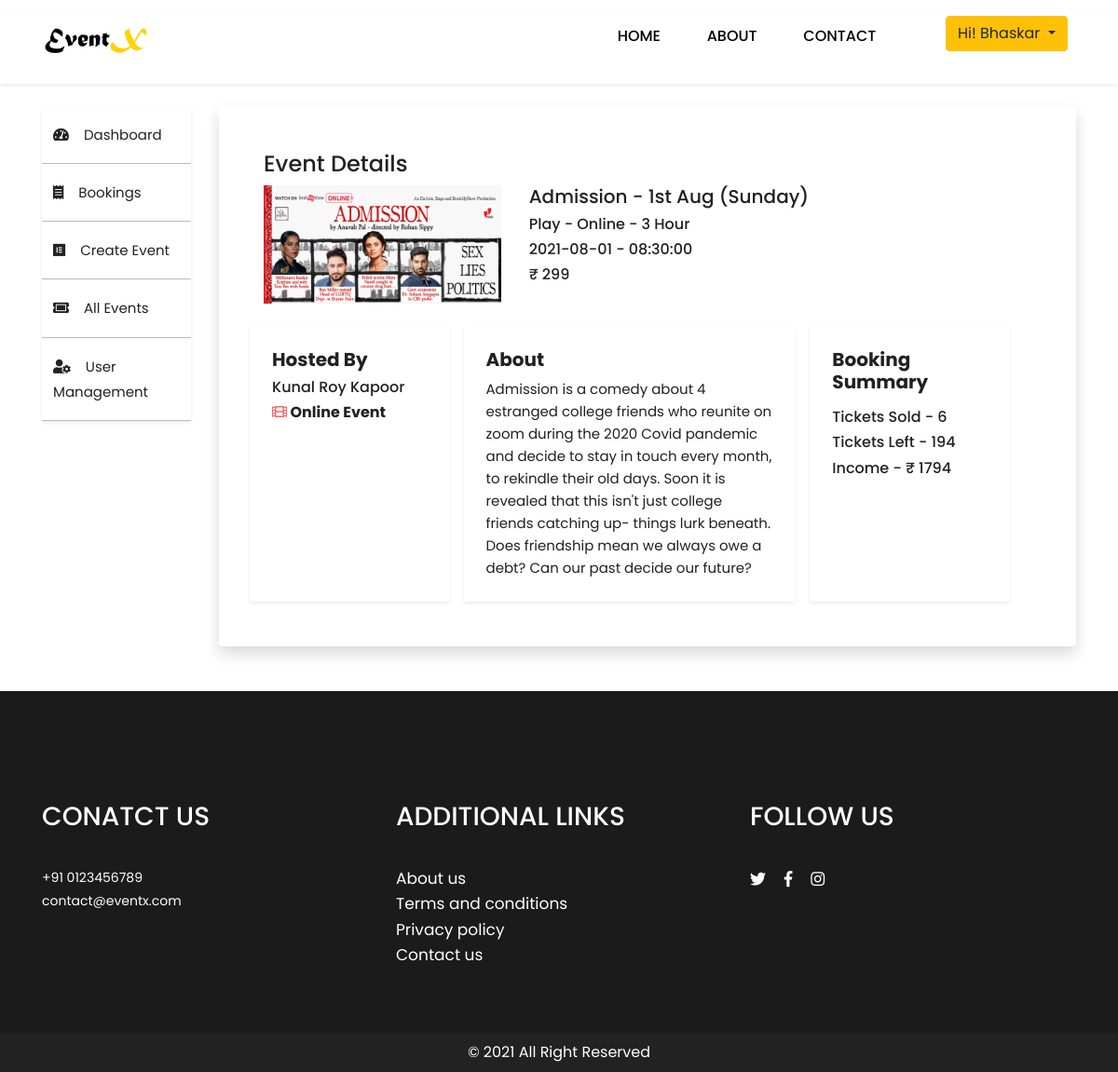
The app's page /admin/event-details?eventid=69 (signed in) with its own data.
### tables this page shows
CREATE TABLE `events` (
  `event_id` int(11) NOT NULL,
  `event_name` varchar(50) NOT NULL,
  `event_type` varchar(20) NOT NULL,
  `event_mode` varchar(10) NOT NULL,
  `hosted_by` varchar(30) NOT NULL,
  `date` varchar(30) NOT NULL,
  `time` varchar(30) NOT NULL,
  `duration` varchar(3) NOT NULL,
  `price` double NOT NULL,
  `max_tickets` int(5) NOT NULL,
  `about` text NOT NULL,
  `address_area` varchar(50) DEFAULT NULL,
  `address_locality` varchar(50) DEFAULT NULL,
  `address_city` varchar(50) DEFAULT NULL,
  `address_state` varchar(50) DEFAULT NULL,
  `address_pin` int(8) DEFAULT NULL,
  `status` varchar(10) NOT NULL DEFAULT 'Pending'
);

### config.php (called while the page is built, shortened)
<?php
    $http_host = '//'.$_SERVER['HTTP_HOST'].'/event-ticket-booking';
?>

### admin/event-details.php (the view, shortened to what this page needs)
<?php
	include ('../includes/header.php');
?>
</head>
<body class="main-layout">
    <?php
		include('../includes/nav.php');
	?>
    <div class="container mt-4">
        <div class="row">
            <div class="col-sm-2">
                <?php
                    include('includes/side-nav.php');
                    include('../includes/database_connection.php');
                    $sql = "SELECT * FROM events WHERE event_id = ? ORDER BY event_id DESC";
                    $stmt = mysqli_stmt_init($conn);
                    if(!mysqli_stmt_prepare($stmt, $sql)){
                        echo "Error";
                    } else {
                        mysqli_stmt_bind_param($stmt, "s", $_GET['eventid']);
                        mysqli_stmt_execute($stmt);
                        $result = mysqli_stmt_get_result($stmt);
                        if($result->num_rows > 0){
                            $row = mysqli_fetch_assoc($result);
                        } else {
                            echo "Error";
                        }
                    }
                ?>
            </div>
            <div class="col-sm-10">
                <div class="shadow p-5 rounded">
                    <h4>Event Details</h4>
                    <div class="row">
                        <div class="col-sm-4">
                            <img src="<?php echo $http_host; ?>/images/event-images/<?php echo $row['event_id']; ?>.jpg"
                                alt="">
                        </div>
                        <div class="col-sm-8">
                            <h5><?php echo $row['event_name']; ?></h5>
                            <h6><?php echo "$row[event_type] -  $row[event_mode] - $row[duration] Hour"; ?></h6>
                            <h6><?php echo "$row[date] -  $row[time]"; ?></h6>
                            <h6><?php echo "&#8377; $row[price]"; ?></h6>
                        </div>
                    </div>
                    <div class="row mt-4">
                        <div class="col-sm-3 shadow-sm mr-3 p-4">
                            <h5><b>Hosted By</b></h5>
                            <h6><?php echo $row['hosted_by']; ?></h6>
                            <?php
                            if($row['address_area'] == null){
                                echo "
                                    <h6><b><i class='fas fa-film' style='color: #FF6666;'></i> Online Event</b></h6>
                                ";
                            }
                            ?>
                        </div>
                        <div class="col-sm-5 shadow-sm mr-3 p-4">
                            <h5><b>About</b></h5>
                            <p><?php echo $row['about']; ?></p>
                        </div>
                        <div class="col-sm-3 shadow-sm p-4">
                            <?php
                                $sql2 = "SELECT * FROM bookings WHERE event_id = $row[event_id]";
                                $result2 = $conn->query($sql2);
                                $tickets_sold = 0;
                                while($row2 = mysqli_fetch_assoc($result2)){
                                    $tickets_sold = $tickets_sold + $row2['no_of_tickets'];
                                }
                            ?>
                            <h5 class='mb-3'><b>Booking Summary</b></h5>
                            <h6>Tickets Sold - <?php echo $tickets_sold; ?> </h6>
                            <h6>Tickets Left - <?php echo $row['max_tickets'] - $tickets_sold; ?></h6>
                            <h6>Income - &#8377; <?php echo $tickets_sold * $row['price']; ?> </h6>
                        </div>
                    </div>
                </div>
            </div>
        </div>
    </div>
    <?php
		include('../includes/footer.php');
	?>
</body>
</html>

### includes/header.php (shortened to what this page needs)
<?php
    require __DIR__. '/../config.php';
?>
<!DOCTYPE html>
<html lang="en">
<head>
    <link rel="stylesheet" href="<?php echo $http_host; ?>/css/bootstrap.min.css">
    <link rel="stylesheet" href="<?php echo $http_host; ?>/css/style.css">
    <link rel="stylesheet" href="https://netdna.bootstrapcdn.com/font-awesome/4.0.3/css/font-awesome.css">
    <link rel="stylesheet" href="https://use.fontawesome.com/releases/v5.2.0/css/all.css"
>

### includes/nav.php
<?php
    require __DIR__. '/../config.php';
?>
<header>
    <div class="header shadow-sm">
        <div class="container">
            <div class="row" style='margin-top: 10px; margin-bottom: -20px;'>
                <div class="col-sm-6 col logo_section">
                    <div class="full">
                        <div class="center-desk">
                            <div class="logo"> <a href="<?php echo $http_host; ?>/index"><img
                                        src="<?php echo $http_host; ?>/images/logo.png" alt="logo" /></a> </div>
                        </div>
                    </div>
                </div>
                <?php
                    $filename = basename($_SERVER["SCRIPT_FILENAME"], '.php');
                ?>
                <div class="col-sm-4" style='margin-right: 20px;'>
                    <div class="menu-area">
                        <div class="limit-box">
                            <nav class="main-menu">
                                <ul class="menu-area-main">
                                    <li <?php echo ($filename == 'index') ? 'class="active"' : ''; ?>> <a
                                            href="<?php echo $http_host; ?>/index">Home</a>
                                    </li>
                                    <li <?php echo ($filename == 'about') ? 'class="active"' : ''; ?>> <a
                                            href="<?php echo $http_host; ?>/about">About</a> </li>
                                    <li <?php echo ($filename == 'contact') ? 'class="active"' : ''; ?>> <a
                                            href="<?php echo $http_host; ?>/contact">Contact</a> </li>
                                </ul>
                            </nav>
                        </div>
                    </div>
                </div>
                <div class="col-sm-1 loginButton">
                    <?php
                    if(isset($_SESSION['admin_id'])) {
                        echo"
                        <div class='dropdown show mt-3'>
                            <div class='dropdown'>
                            <button class='btn btn-warning dropdown-toggle' type='button' id='dropdownMenuButton' data-toggle='dropdown' aria-haspopup='true' aria-expanded='false'>
                                Hi! $_SESSION[firstname]
                            </button>
                            <div class='dropdown-menu' aria-labelledby='dropdownMenuButton'>
                                <a class='dropdown-item' href='$http_host/admin/dashboard'>Dashboard</a>
                                <a class='dropdown-item' href='$http_host/admin/account'>Account</a><hr>
                                <form action='$http_host/includes/logout.script.php' method='POST'>
                                    <button style='background:none; width: 100%; text-align:center;' name='submit'><i class='fas fa-power-off'></i> Logout</button>
                                </form>
                            </div>
                        </div>
                        </div>";
                    }
                    else{
                       echo "<li><a class='btn btn-warning' style='margin-top: 16px; font-weight: 500;' href='$http_host/admin/login'>Login</a></li>";
                    }
                    ?>
                </div>
            </div>
        </div>
</header>

### admin/includes/side-nav.php
<?php
    $filename = basename($_SERVER["SCRIPT_FILENAME"], '.php');
?>
<div class="side_nav shadow-sm rounded">
    <ul>
        <a href="dashboard">
            <li <?php echo ($filename == 'dashboard') ? 'class="side-nav-active"' : ''; ?>><i
                    class="fas fa-tachometer-alt"></i> Dashboard</li>
        </a>
        <a href="bookings">
            <li <?php echo ($filename == 'bookings') ? 'class="side-nav-active"' : ''; ?>><i class="fas fa-receipt"></i>
                Bookings
            </li>
        </a>
        <a href="create-event">
            <li <?php echo ($filename == 'create-event') ? 'class="side-nav-active"' : ''; ?>><i
                    class="fab fa-elementor"></i> Create Event
            </li>
        </a>
        <a href="all-events">
            <li <?php echo ($filename == 'all-events') ? 'class="side-nav-active"' : ''; ?>><i
                    class="fas fa-ticket-alt"></i> All Events
            </li>
        </a>
        <a href="user-management">
            <li <?php echo ($filename == 'user-management') ? 'class="side-nav-active"' : ''; ?>><i
                    class="fas fa-user-cog"></i>
                User Management</li>
        </a>
    </ul>
</div>

### includes/footer.php (shortened to what this page needs)
<?php
    require __DIR__. '/../config.php';
?>
<footr>
    <div class="footer mt-5">
        <div class="container">
            <div class="row">
                <div class="col-xl-4 col-lg-4 col-md-6 col-sm-12">
                    <div class="contact">
                        <h3>conatct us</h3>
                        <a href="tel:+910123456789" style='color: #fff;'>+91 0123456789</a><br>
                        <a href="mailto:contact@eventx.com" style='color: #fff;'>contact@eventx.com</a>
                    </div>
                </div>
                <div class="col-xl-4 col-lg-4 col-md-6 col-sm-12">
                    <div class="contact">
                        <h3>ADDITIONAL LINKS</h3>
                        <ul class="lik">
                            <li> <a href="<?php echo $http_host; ?>/about">About us</a></li>
                            <li> <a href="#">Terms and conditions</a></li>
                            <li> <a href="#">Privacy policy</a></li>
                            <li> <a href="<?php echo $http_host; ?>/contact">Contact
                                    us</a></li>
                        </ul>
                    </div>
                </div>
                <div class="col-xl-4 col-lg-4 col-md-6 col-sm-12">
                    <div class="contact">
                        <h3>Follow Us</h3>
                        <span>
                            <a href="https://twitter.com/TheBhaskarGogoi" target='_blank'><i
                                    class='fab fa-twitter mr-3'></i></a>
                            <a href="https://www.facebook.com/TheBhaskarGogoi" target="_blank"> <i
                                    class='fab fa-facebook-f mr-3'></i></a>
                            <a href="https://www.instagram.com/thebhaskargogoi/" target="_blank"> <i
                                    class="fab fa-instagram"></i></a>
                        </span>
                    </div>
                </div>
            </div>
        </div>
        <div class="copyright">
            <p style='font-size: 16px;'>&#169; 2021 All Right Reserved</p>
        </div>
    </div>
</footr>

### css/style.css (style rules this page uses)
* { box-sizing: border-box !important; }
html { scroll-behavior: smooth; }
body { color: #212121; font-size: 14px; font-family: 'poppins', sans-serif; line-height: 1.80857; font-weight: normal; overflow-x: hidden; }
a { color: #1f1f1f; text-decoration: none !important; outline: none !important; -webkit-transition: all .3s ease-in-out; -moz-transition: all .3s ease-in-out; -ms-transition: all .3s ease-in-out; -o-transition: all .3s ease-in-out; transition: all .3s ease-in-out; }
*, *::after, *::before { -webkit-box-sizing: border-box; -moz-box-sizing: border-box; box-sizing: border-box; }
ul, li, ol { margin: 0px; padding: 0px; list-style: none; }
p { margin: 0px; font-weight: 400; font-size: 15px; line-height: 24px; }
a { color: #222222; text-decoration: none; outline: none !important; }
a, .btn { text-decoration: none !important; outline: none !important; -webkit-transition: all .3s ease-in-out; -moz-transition: all .3s ease-in-out; -ms-transition: all .3s ease-in-out; -o-transition: all .3s ease-in-out; transition: all .3s ease-in-out; }
img { max-width: 100%; height: auto; }
button { border: 0; margin: 0; padding: 0; cursor: pointer; }
.full { width: 100%; float: left; margin: 0; padding: 0; }
.logo_section { text-align: center; }
.logo { float: left; margin-top: 5px; }
.logo img { height: 60px; }
.loginButton { margin-top: -9px; }
nav.main-menu { margin-top: -11px; margin-left: 0; }
.main-menu { text-align: center; }
.main-menu ul { margin: 0; list-style-type: none; }
.main-menu ul>li { display: inline-block; position: relative; }
.main-menu ul>li a { padding: 30px 23px 0 23px; line-height: 20px; font-size: 16px; display: block; font-weight: 500; color: #010005; text-transform: uppercase; }
.main-menu ul li:last-child a { padding-right: 0; }
.main-menu ul li:first-child { margin-left: 0; }
.main-menu ul>li { position: inherit; display: inline-block; vertical-align: middle; }
.header { background: transparent; padding-bottom: 35px; }
.footer { background: #1b1b1b; padding-top: 70px; }
.contact { margin-top: 50px; }
.contact h3 { color: #fff; font-weight: 500; font-size: 28px; line-height: 30px; padding-bottom: 30px; text-transform: uppercase; }
.contact span a i { color: #fff; font-size: 17px; line-height: 27px; }
ul.lik li a { color: #fff; font-size: 17px; line-height: 27px; }
.copyright { background-color: #222; padding: 10px 0px; margin-top: 70px; }
.copyright p { color: #fff; font-size: 18px; line-height: 22px; text-align: center; }
.side_nav ul li { border-bottom: 1px solid #bbb; padding: 17px 12px; font-size: 15px; }
.side_nav ul li i { margin-right: 12px; }

### records on screen
events: event_name "Admission - 1st Aug (Sunday)", event_type "Play", event_mode "Online", duration "3", date "2021-08-01", time "08:30:00", price "299", hosted_by "Kunal Roy Kapoor", about "Admission is a comedy about 4 estranged college friends who reunite on zoom during the 2020 Covid pandemic and decide to stay in touch every month, to rekindle their old days. Soon it is revealed that this isn't just college friends catching up- things lurk beneath. Does friendship mean we always owe a debt? Can our past decide our future?", $row['max_tickets']-$tickets_sold "194", $tickets_sold*$row['price'] "1794"

### other values on screen
$_SESSION[firstname] "Bhaskar"
$tickets_sold "6"
